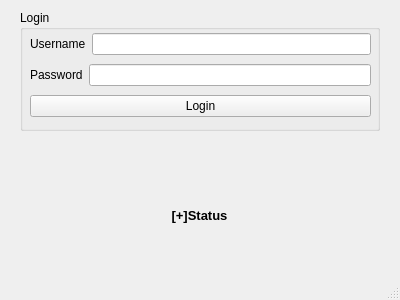
<?xml version="1.0" encoding="UTF-8"?>
<ui version="4.0">
 <class>MainWindow</class>
 <widget class="QMainWindow" name="MainWindow">
  <property name="geometry">
   <rect>
    <x>0</x>
    <y>0</y>
    <width>400</width>
    <height>300</height>
   </rect>
  </property>
  <property name="windowTitle">
   <string>MainWindow</string>
  </property>
  <widget class="QWidget" name="centralwidget">
   <widget class="QGroupBox" name="groupBox">
    <property name="geometry">
     <rect>
      <x>20</x>
      <y>10</y>
      <width>360</width>
      <height>121</height>
     </rect>
    </property>
    <property name="title">
     <string>Login</string>
    </property>
    <widget class="QWidget" name="">
     <property name="geometry">
      <rect>
       <x>10</x>
       <y>20</y>
       <width>341</width>
       <height>90</height>
      </rect>
     </property>
     <layout class="QVBoxLayout" name="verticalLayout">
      <item>
       <layout class="QHBoxLayout" name="horizontalLayout_username">
        <item>
         <widget class="QLabel" name="label_username">
          <property name="text">
           <string>Username</string>
          </property>
         </widget>
        </item>
        <item>
         <widget class="QLineEdit" name="lineEdit_username"/>
        </item>
       </layout>
      </item>
      <item>
       <layout class="QHBoxLayout" name="horizontalLayout_password">
        <item>
         <widget class="QLabel" name="label_password">
          <property name="text">
           <string>Password</string>
          </property>
         </widget>
        </item>
        <item>
         <widget class="QLineEdit" name="lineEdit_password">
          <property name="echoMode">
           <enum>QLineEdit::Password</enum>
          </property>
         </widget>
        </item>
       </layout>
      </item>
      <item>
       <widget class="QPushButton" name="pushButton_login">
        <property name="text">
         <string>Login</string>
        </property>
       </widget>
      </item>
     </layout>
    </widget>
   </widget>
   <widget class="QLabel" name="label_status">
    <property name="geometry">
     <rect>
      <x>9</x>
      <y>200</y>
      <width>381</width>
      <height>30</height>
     </rect>
    </property>
    <property name="font">
     <font>
      <pointsize>10</pointsize>
      <weight>75</weight>
      <bold>true</bold>
     </font>
    </property>
    <property name="text">
     <string>[+]Status</string>
    </property>
    <property name="alignment">
     <set>Qt::AlignCenter</set>
    </property>
   </widget>
  </widget>
  <widget class="QMenuBar" name="menubar">
   <property name="geometry">
    <rect>
     <x>0</x>
     <y>0</y>
     <width>400</width>
     <height>26</height>
    </rect>
   </property>
  </widget>
  <widget class="QStatusBar" name="statusbar"/>
 </widget>
 <resources/>
 <connections/>
</ui>
